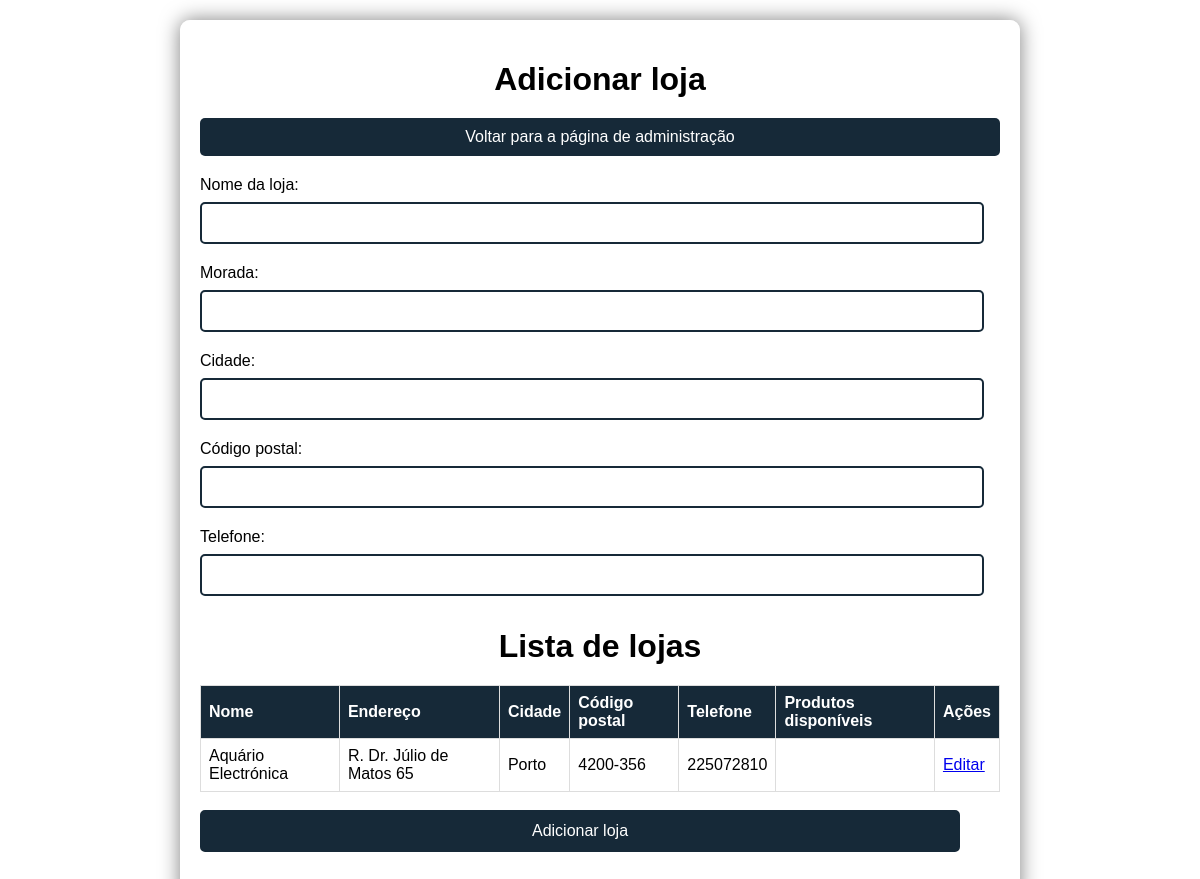
Page /PAP/addlojas.php (signed in) on the earlier database version.
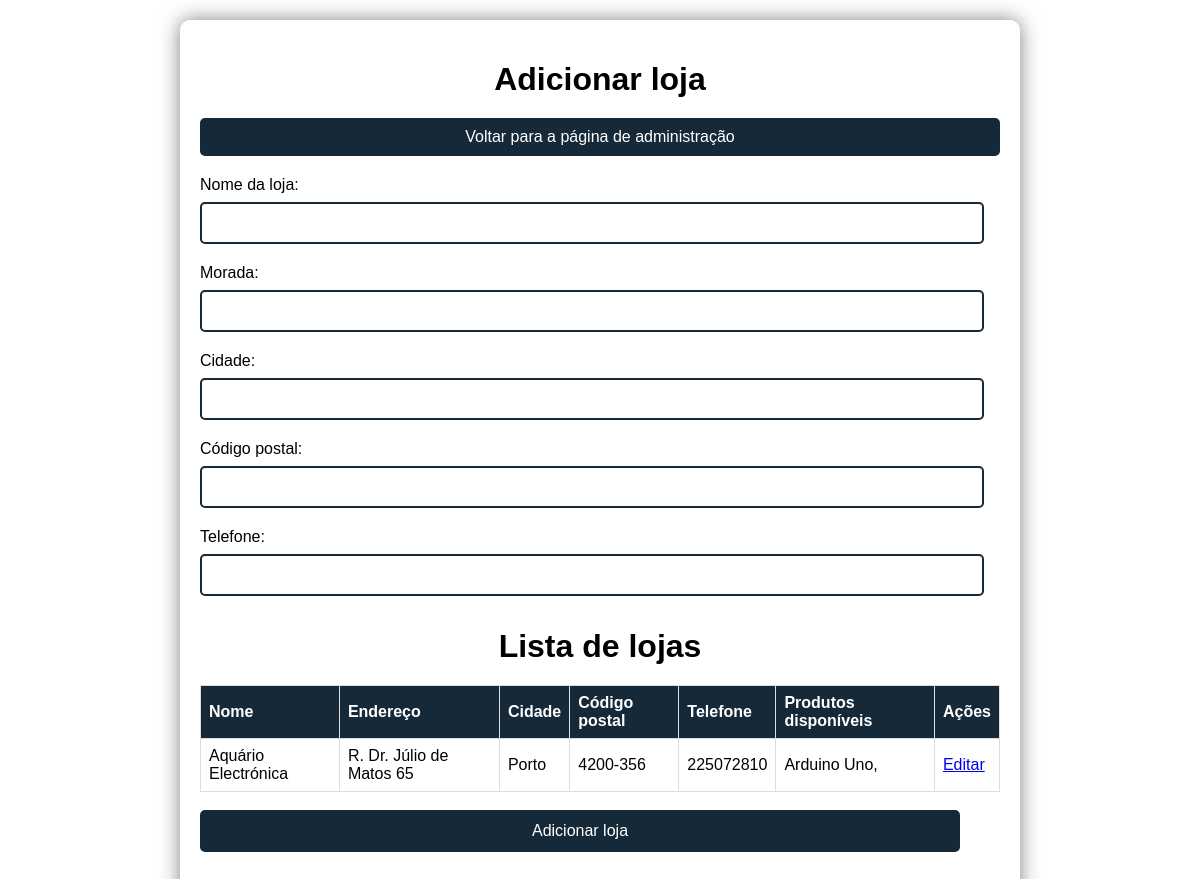
Same page on the later database version.
### tables this page shows
CREATE TABLE `lojas` (
  `id` int(11) NOT NULL,
  `nome` varchar(255) NOT NULL,
  `endereco` varchar(255) NOT NULL,
  `cidade` varchar(255) NOT NULL,
  `codigo_postal` varchar(8) NOT NULL,
  `telefone` varchar(20) NOT NULL
);

CREATE TABLE `componentes` (
  `id` int(11) NOT NULL,
  `nome` varchar(255) NOT NULL,
  `quantidade_utilizada` int(11) NOT NULL DEFAULT 0
);

### PAP/addlojas.php (the view, shortened to what this page needs)
<!DOCTYPE html>
<html>
<head>
</head>
<body>
    <div class="container">
        <h1>Adicionar loja</h1>
        <a href="pagina_de_admin.php" class="btn">Voltar para a página de administração</a>
        <form method="post" action="adicionar_loja.php">
            <label for="nome">Nome da loja:</label>
            <input type="text" name="nome" id="nome"><br>
            <label for="endereco">Morada:</label>
            <input type="text" name="endereco" id="endereco"><br>
            <label for="cidade">Cidade:</label>
            <input type="text" name="cidade" id="cidade"><br>
            <label for="codigo_postal">Código postal:</label>
            <input type="text" name="codigo_postal" id="codigo_postal"><br>
            <label for="telefone">Telefone:</label>
            <input type="text" name="telefone" id="telefone"><br>
            <h1>Lista de lojas</h1>
<table>
  <thead>
    <tr>
      <th>Nome</th>
      <th>Endereço</th>
      <th>Cidade</th>
      <th>Código postal</th>
      <th>Telefone</th>
      <th>Produtos disponíveis</th>
      <th>Ações</th>
    </tr>
  </thead>
  <tbody>
  <?php
$conexao = mysqli_connect("localhost", "id20757658_miguelgaitas", "MiguelGaitas24.", "id20757658_dados_dos_registros");
$query = "SELECT * FROM lojas";
$resultado = mysqli_query($conexao, $query);
while ($loja = mysqli_fetch_assoc($resultado)) {
    echo '<tr>';
    echo '<td>' . $loja['nome'] . '</td>';
    echo '<td>' . $loja['endereco'] . '</td>';
    echo '<td>' . $loja['cidade'] . '</td>';
    echo '<td>' . $loja['codigo_postal'] . '</td>';
    echo '<td>' . $loja['telefone'] . '</td>';
    echo '<td>';
    $query_componentes = "SELECT componentes.nome FROM componentes INNER JOIN loja_componente ON componentes.id = loja_componente.componente_id WHERE loja_componente.loja_id = " . $loja['id'];
    $resultado_componentes = mysqli_query($conexao, $query_componentes);
    while ($componente = mysqli_fetch_assoc($resultado_componentes)) {
        echo $componente['nome'] . ', ';
    }
    echo '</td>';
    echo '<td><a href="editar_loja.php?id=' . $loja['id'] . '">Editar</a></td>';
    echo '</tr>';
}
?>
  </tbody>
</table>
            <br>
            <input type="submit" value="Adicionar loja">
        </form>
    </div>
</body>
</html>

Differences in the rows shown:
added componentes: nome "Arduino Uno"
